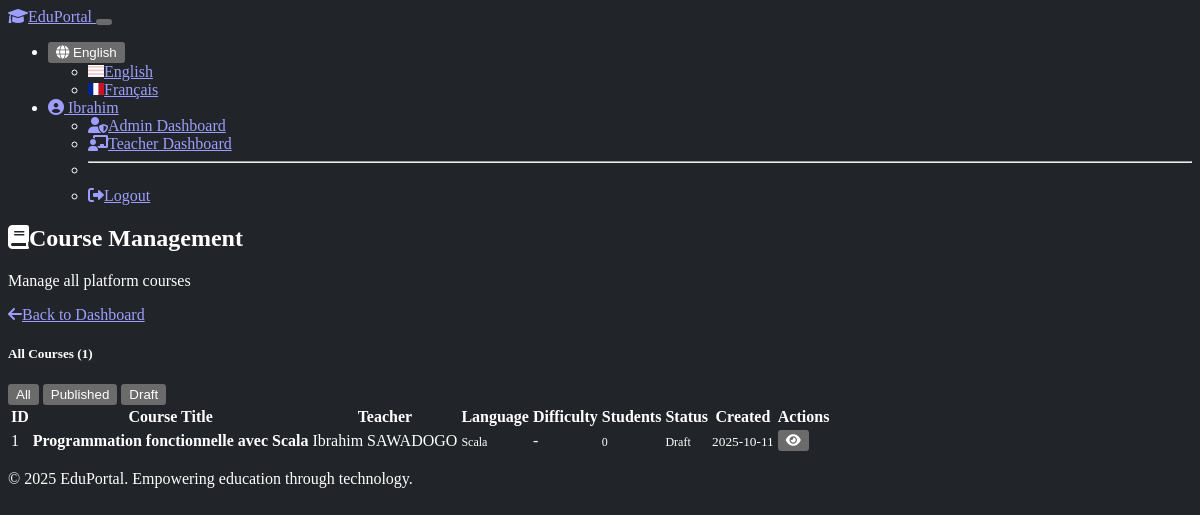
Page /admin/courses (signed in) on the committed database.
### models.py (models this page shows, shortened)
class User(UserMixin, db.Model):
    __tablename__ = 'users'
    id = db.Column(db.Integer, primary_key=True, autoincrement=True)
    username = db.Column(db.String(80), unique=True, nullable=False)
    email = db.Column(db.String(120), unique=True, nullable=False)
    password_hash = db.Column(db.String(256), nullable=False)
    first_name = db.Column(db.String(50), nullable=False)
    last_name = db.Column(db.String(50), nullable=False)
    role = db.Column(db.String(20), nullable=False)  # 'student' or 'teacher'
    active = db.Column(db.Boolean, default=True)
    password_change_required = db.Column(db.Boolean, default=False)  # Force password change on next login
    created_at = db.Column(db.DateTime, default=datetime.now)
    updated_at = db.Column(db.DateTime, default=datetime.now, onupdate=datetime.now)

class Course(db.Model):
    __tablename__ = 'courses'
    id = db.Column(db.Integer, primary_key=True)
    title = db.Column(db.String(200), nullable=False)
    description = db.Column(db.Text, nullable=True)
    content = db.Column(db.Text, nullable=True)  # Markdown content
    difficulty_level = db.Column(db.String(50), nullable=True)  # Beginner, Intermediate, Advanced
    programming_language = db.Column(db.String(50), nullable=True)  # Python, JavaScript, etc.
    estimated_hours = db.Column(db.Integer, nullable=True)  # Course duration in hours
    prerequisites = db.Column(db.Text, nullable=True)  # Prerequisites as text
    learning_objectives = db.Column(db.Text, nullable=True)  # What students will learn
    course_status = db.Column(db.String(20), default='draft')  # draft, published, archived
    pdf_generated = db.Column(db.Boolean, default=False)
    pdf_path = db.Column(db.String(255), nullable=True)  # Path to generated PDF
    uploaded_file_path = db.Column(db.String(255), nullable=True)  # Path to uploaded slide file
    uploaded_file_type = db.Column(db.String(10), nullable=True)  # 'pdf' or 'pptx'
    uploaded_file_name = db.Column(db.String(255), nullable=True)  # Original filename
    content_display_type = db.Column(db.String(20), default='markdown', nullable=False)  # 'markdown' or 'uploaded_file'
    teacher_id = db.Column(db.Integer, db.ForeignKey(User.id), nullable=False)
    created_at = db.Column(db.DateTime, default=datetime.now)
    updated_at = db.Column(db.DateTime, default=datetime.now, onupdate=datetime.now)
    teacher = db.relationship(User, backref='courses')

### routes.py (the view)
@app.route('/admin/courses')
@require_role('admin')
def admin_courses():
    courses = Course.query.options(joinedload(Course.teacher)).order_by(Course.created_at.desc()).all()
    return render_template('admin_courses.html', courses=courses)

### app.py (called while the page is built)
def get_locale():
    from flask import session, request
    if 'language' in session:
        return session['language']
    return request.accept_languages.best_match(app.config['LANGUAGES'].keys())

### auth.py (called while the page is built, shortened)
@login_manager.user_loader
def load_user(user_id):
    return User.query.get(int(user_id))

def require_role(role):
    def decorator(f):
        @wraps(f)
        def decorated_function(*args, **kwargs):
            if not current_user.is_authenticated:
                session["next_url"] = request.url
                flash('Please log in to access this page.', 'warning')
                return redirect(url_for('login'))
            if current_user.role == role:
                return f(*args, **kwargs)
        return decorated_function
    return decorator

### routes.py (called while the page is built)
@app.before_request
def make_session_permanent():
    session.permanent = True

@app.before_request
def check_password_change_required():
    exempt_routes = ['change_password', 'logout', 'static']
    if current_user.is_authenticated and current_user.password_change_required:
        if request.endpoint not in exempt_routes:
            flash('You must change your password before continuing.', 'warning')
            return redirect(url_for('change_password'))

### templates/admin_courses.html (shortened to what this page needs)
{% extends "base.html" %}
{% block content %}
<div class="container mt-4">
    <div class="d-flex justify-content-between align-items-center mb-4">
        <div>
            <h2 class="mb-1">
                <i class="fas fa-book me-2"></i>Course Management
            </h2>
            <p class="text-muted mb-0">Manage all platform courses</p>
        </div>
        <a href="{{ url_for('admin_dashboard') }}" class="btn btn-outline-secondary">
            <i class="fas fa-arrow-left me-1"></i>Back to Dashboard
        </a>
    </div>
    <div class="card">
        <div class="card-header">
            <div class="row align-items-center">
                <div class="col">
                    <h5 class="mb-0">All Courses ({{ courses|length }})</h5>
                </div>
                <div class="col-auto">
                    <div class="btn-group">
                        <button class="btn btn-sm btn-outline-primary" onclick="filterCourses('all')">All</button>
                        <button class="btn btn-sm btn-outline-success" onclick="filterCourses('published')">Published</button>
                        <button class="btn btn-sm btn-outline-secondary" onclick="filterCourses('draft')">Draft</button>
                    </div>
                </div>
            </div>
        </div>
        <div class="card-body">
            {% if courses %}
            <div class="table-responsive">
                <table class="table table-hover" id="coursesTable">
                    <thead>
                        <tr>
                            <th>ID</th>
                            <th>Course Title</th>
                            <th>Teacher</th>
                            <th>Language</th>
                            <th>Difficulty</th>
                            <th>Students</th>
                            <th>Status</th>
                            <th>Created</th>
                            <th>Actions</th>
                        </tr>
                    </thead>
                    <tbody>
                        {% for course in courses %}
                        <tr data-status="{{ course.course_status }}">
                            <td>{{ course.id }}</td>
                            <td>
                                <strong>{{ course.title }}</strong>
                            </td>
                            <td>{{ course.teacher.first_name }} {{ course.teacher.last_name }}</td>
                            <td>
                                {% if course.programming_language %}
                                <span class="badge bg-info">{{ course.programming_language }}</span>
                                {% else %}
                                <span class="text-muted">-</span>
                                {% endif %}
                            </td>
                            <td>
                                {% if course.difficulty_level %}
                                <span class="badge bg-secondary">{{ course.difficulty_level }}</span>
                                {% else %}
                                <span class="text-muted">-</span>
                                {% endif %}
                            </td>
                            <td>
                                <span class="badge bg-primary">{{ course.enrollments|length }}</span>
                            </td>
                            <td>
                                {% if course.course_status == 'published' %}
                                <span class="badge bg-success">Published</span>
                                {% else %}
                                <span class="badge bg-secondary">Draft</span>
                                {% endif %}
                            </td>
                            <td>
                                <small class="text-muted">{{ course.created_at.strftime('%Y-%m-%d') if course.created_at else 'N/A' }}</small>
                            </td>
                            <td>
                                <form method="POST" action="{{ url_for('admin_toggle_course_status', course_id=course.id) }}" style="display: inline;">
                                    {% if course.course_status == 'published' %}
                                    <button type="submit" class="btn btn-sm btn-outline-warning" title="Set to Draft">
                                        <i class="fas fa-eye-slash"></i>
                                    </button>
                                    {% else %}
                                    <button type="submit" class="btn btn-sm btn-outline-success" title="Publish">
                                        <i class="fas fa-eye"></i>
                                    </button>
                                    {% endif %}
                                </form>
                            </td>
                        </tr>
                        {% endfor %}
                    </tbody>
                </table>
            </div>
            {% else %}
            <div class="text-center py-5">
                <i class="fas fa-book fa-3x text-muted mb-3"></i>
                <h6 class="text-muted">No courses created yet</h6>
            </div>
            {% endif %}
        </div>
    </div>
</div>
{% endblock %}

### templates/base.html (shortened to what this page needs)
<!DOCTYPE html>
<html lang="{{ session.language or 'en' }}" data-bs-theme="dark">
<head>
    <link href="https://cdn.replit.com/agent/bootstrap-agent-dark-theme.min.css" rel="stylesheet">
    <link href="https://cdnjs.cloudflare.com/ajax/libs/font-awesome/6.0.0/css/all.min.css" rel="stylesheet">
    <link href="{{ url_for('static', filename='css/custom.css') }}" rel="stylesheet">
</head>
<body>
    <nav class="navbar navbar-expand-lg navbar-dark bg-dark border-bottom">
        <div class="container">
            <a class="navbar-brand fw-bold" href="{{ url_for('index') }}">
                <i class="fas fa-graduation-cap me-2"></i>{{ _('EduPortal') }}
            </a>
            <button class="navbar-toggler" type="button" data-bs-toggle="collapse" data-bs-target="#navbarNav">
            </button>
            <div class="collapse navbar-collapse" id="navbarNav">
                <ul class="navbar-nav ms-auto">
                    <li class="nav-item dropdown language-switcher">
                        <button class="btn btn-outline-light dropdown-toggle" type="button" data-bs-toggle="dropdown">
                            <i class="fas fa-globe me-1"></i>
                            {% if session.language == 'fr' %}Français{% else %}English{% endif %}
                        </button>
                        <ul class="dropdown-menu dropdown-menu-end">
                            <li><a class="dropdown-item" href="{{ url_for('set_language', language='en') }}">
                                <i class="flag-icon flag-icon-us me-2"></i>English
                            </a></li>
                            <li><a class="dropdown-item" href="{{ url_for('set_language', language='fr') }}">
                                <i class="flag-icon flag-icon-fr me-2"></i>Français
                            </a></li>
                        </ul>
                    </li>
                    {% if current_user.is_authenticated %}
                        <li class="nav-item dropdown">
                            <a class="nav-link dropdown-toggle d-flex align-items-center" href="#" role="button" data-bs-toggle="dropdown">
                                {% if current_user.profile_image_url %}
                                    <img src="{{ current_user.profile_image_url }}" alt="Profile" class="rounded-circle me-2" style="width: 24px; height: 24px; object-fit: cover;">
                                {% else %}
                                    <i class="fas fa-user-circle me-2"></i>
                                {% endif %}
                                {{ current_user.first_name or 'User' }}
                            </a>
                            <ul class="dropdown-menu">
                                {% if current_user.role == 'admin' and current_user.teacher_profile %}
                                    <li><a class="dropdown-item" href="{{ url_for('admin_dashboard') }}">
                                        <i class="fas fa-user-shield me-2"></i>{{ _('Admin Dashboard') }}
                                    </a></li>
                                    <li><a class="dropdown-item" href="{{ url_for('teacher_dashboard') }}">
                                        <i class="fas fa-chalkboard-teacher me-2"></i>{{ _('Teacher Dashboard') }}
                                    </a></li>
                                {% elif current_user.role == 'admin' %}
                                    <li><a class="dropdown-item" href="{{ url_for('admin_dashboard') }}">
                                        <i class="fas fa-user-shield me-2"></i>{{ _('Admin Dashboard') }}
                                    </a></li>
                                {% elif current_user.role == 'student' %}
                                    <li><a class="dropdown-item" href="{{ url_for('student_dashboard') }}">
                                        <i class="fas fa-tachometer-alt me-2"></i>{{ _('Dashboard') }}
                                    </a></li>
                                {% elif current_user.role == 'teacher' %}
                                    <li><a class="dropdown-item" href="{{ url_for('teacher_dashboard') }}">
                                        <i class="fas fa-tachometer-alt me-2"></i>{{ _('Dashboard') }}
                                    </a></li>
                                {% endif %}
                                <li><hr class="dropdown-divider"></li>
                                <li><a class="dropdown-item" href="{{ url_for('logout') }}">
                                    <i class="fas fa-sign-out-alt me-2"></i>{{ _('Logout') }}
                                </a></li>
                            </ul>
                        </li>
                    {% endif %}
                </ul>
            </div>
        </div>
    </nav>
    <main class="flex-grow-1">
        {% block content %}{% endblock %}
    </main>
    <footer class="bg-dark border-top mt-5 py-4">
        <div class="container text-center text-muted">
            <p class="mb-0">&copy; 2025 {{ _('EduPortal') }}. {{ _('Empowering education through technology.') }}</p>
        </div>
    </footer>
</body>
</html>

### static/css/custom.css (style rules this page uses)
.card { transition: transform 0.2s ease-in-out; }
.table-responsive { scrollbar-width: thin; scrollbar-color: var(--bs-primary) transparent; }
.badge { font-size: 0.75em; }
[data-bs-theme="dark"] .card { background-color: var(--bs-dark); border-color: var(--bs-gray-600); }
[data-bs-theme="dark"] .table { --bs-table-bg: transparent; }

### templates/base.html (style rules this page uses)
html, body { background-color: #212529 !important; min-height: 100vh; }
@media (prefers-reduced-motion: no-preference) { html { view-transition-name: root; } }
.btn { transition: all 0.2s ease; }
.nav-link, .dropdown-item { transition: background-color 0.2s ease; }
.card { transition: transform 0.2s ease, box-shadow 0.2s ease; }
.language-switcher .dropdown-toggle::after { margin-left: 0.5em; }
.flag-icon { width: 16px; height: 12px; display: inline-block; background-size: cover; background-repeat: no-repeat; }

### rows in the picture
User: first_name "Ibrahim"
Course: id "1", title "Programmation fonctionnelle avec Scala", teacher.first_name "Ibrahim", teacher.last_name "SAWADOGO", programming_language "Scala", enrollments|length "0", course_status "Draft", created_at "2025-10-11"

### other values in the picture
{{ courses|length }} "1"
